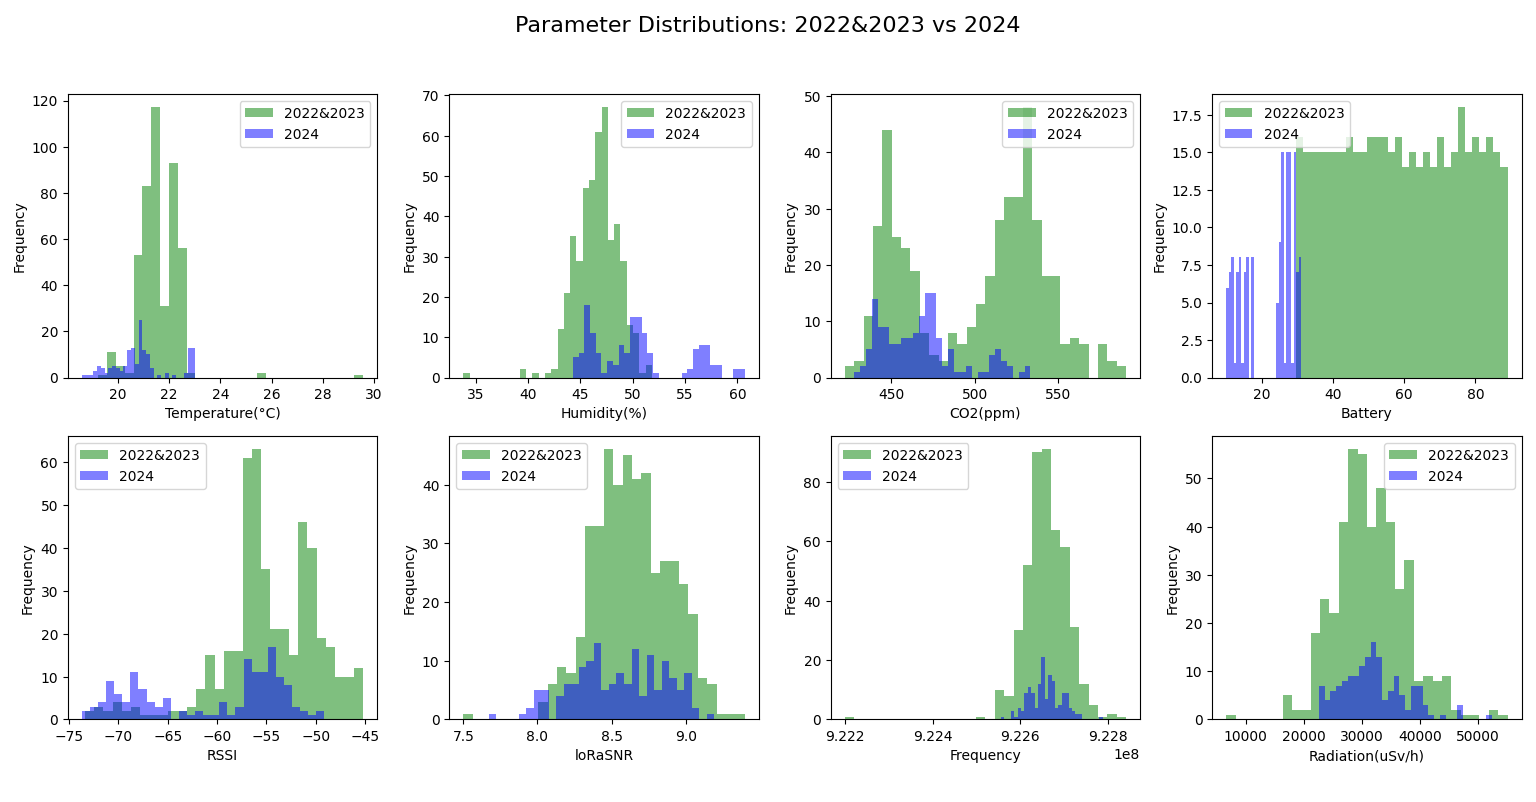

Recreate this plot in Python.
import matplotlib.pyplot as plt
import pandas as pd

# Load data from CSV files with latin1 encoding
data_2022_2023 = pd.read_csv('C:/Users/PC/Desktop/FYP/Final Code/Plotting/IoT_data_2022&2023_raw.csv', parse_dates=["Date Created"], encoding='latin1')
data_2024 = pd.read_csv('C:/Users/PC/Desktop/FYP/Final Code/Plotting/IoT_data_2024_raw.csv', parse_dates=["Date Created"], encoding='latin1')

# Parameters to plot
parameters = ['Temperature(°C)', 'Humidity(%)', 'CO2(ppm)', 'Battery', 'RSSI', 'loRaSNR', 'Frequency', 'Radiation(uSv/h)']

# Plotting each parameter
plt.figure(figsize=(16, 8))

for i, param in enumerate(parameters, start=1):
    plt.subplot(2, 4, i)
    plt.hist(data_2022_2023[param], bins=30, alpha=0.5, color='green', label='2022&2023')
    plt.hist(data_2024[param], bins=30, alpha=0.5, color='blue', label='2024')
    plt.xlabel(param)
    plt.ylabel('Frequency')
    plt.legend()

plt.suptitle('Parameter Distributions: 2022&2023 vs 2024', fontsize=16)
plt.tight_layout(rect=[0, 0.03, 1, 0.95])
plt.show()
